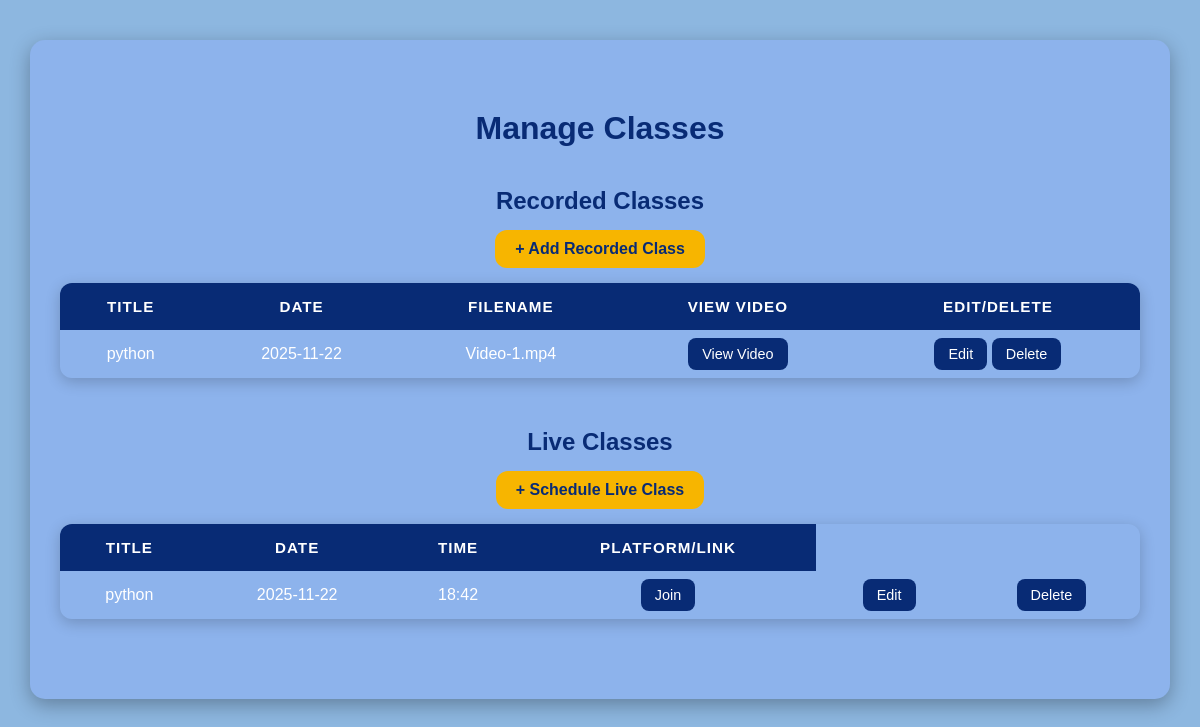
Page /manage_class (signed in) on the committed database.
### models.py (models this page shows, shortened)
class Recorded_class(db.Model):
    __tablename__ = 'Recorded_class'
    id = db.Column(db.Integer, primary_key=True)
    teacher_id = db.Column(db.Integer, db.ForeignKey('Teacher.id', name="fk_record_teacher"), nullable=False)
    course_id = db.Column(db.Integer, db.ForeignKey('Course.id', name="fk_record_subject"), nullable=False)
    title = db.Column(db.String(200), nullable=False)
    date = db.Column(db.Date, nullable=False)
    filename = db.Column(db.String(300), nullable=False)
    teacher = db.relationship('Teacher', backref=db.backref('recorded_classes', lazy='dynamic'))
    course = db.relationship('Course', backref=db.backref('recorded_classes', lazy='dynamic'))

class Live_class(db.Model):
    __tablename__ = 'Live_class'
    id = db.Column(db.Integer, primary_key=True)
    teacher_id = db.Column(db.Integer, db.ForeignKey('Teacher.id', name="fk_live_teacher"), nullable=False)
    course_id = db.Column(db.Integer, db.ForeignKey('Course.id', name="fk_live_subject"), nullable=False)
    title = db.Column(db.String(200), nullable=False)
    date = db.Column(db.Date, nullable=False)
    time = db.Column(db.Time, nullable=False)
    platform = db.Column(db.String(100), nullable=True)
    link = db.Column(db.String(300), nullable=False)
    teacher = db.relationship('Teacher', backref=db.backref('live_classes', lazy='dynamic'))
    course = db.relationship('Course', backref=db.backref('live_classes', lazy='dynamic'))

### app.py (the view)
@app.route('/manage_class')
def manage_class():
    recorded_classes = Recorded_class.query.filter_by(teacher_id=session['teacher_id']).all()
    live_classes = Live_class.query.filter_by(teacher_id=session['teacher_id']).all()
    return render_template('manage_class.html',
                           recorded_classes=recorded_classes,
                           live_classes=live_classes)

### templates/manage_class.html (shortened to what this page needs)
<!DOCTYPE html>
<html>
<head>
</head>
<body>
    <div class="class-container">
        <h2>Manage Classes</h2>
        <div class="class-section">
        <center>
            <h3>Recorded Classes</h3>
            <a href={{ url_for('upload_recorded_class') }} class="add-class">+ Add Recorded Class</a>
        </center>
        <table>
            <tr>
                <th>Title</th>
                <th>Date</th>
                <th>Filename</th>
                <th>View Video</th>
                <th>Edit/delete</th>
            </tr>
            {% for cls in recorded_classes %}
                <td>{{ cls.title }}</td>
                <td>{{ cls.date }}</td>
                <td>{{ cls.filename }}</td>
                <td>
                <a href={{ url_for('static', filename='uploads/videos/' + cls.filename) }}
                class="btn" target="_blank">
                View Video
                </a>
            </td>
            <td>
                <a href={{ url_for('edit_recorded_class', id=cls.id) }} class="btn">Edit</a>
                <a href={{ url_for('delete_recorded_class', id=cls.id) }} class="btn">Delete</a>
            </td>
            {% endfor %}
        </table>
        </div>
        <div class="class-section">
            <center><h3>Live Classes</h3>
            <a href="{{ url_for('upload_live_class') }}" class="add-class">+ Schedule Live Class</a></center>
            <table>
                <tr>
                    <th>Title</th>
                    <th>Date</th>
                    <th>Time</th>
                    <th>Platform/Link</th>
                </tr>
                {% for cls in live_classes %}
                <tr>
                    <td>{{ cls.title }}</td>
                    <td>{{ cls.date }}</td>
                    <td>{{ cls.time.strftime("%H:%M") }}</td>
                    <td><a href={{ cls.link }} class="btn" target="_blank">Join</a></td>
                    <td><a href={{ url_for('edit_live_class', id=cls.id) }} class="btn">Edit</a></td>
                    <td><a href={{ url_for('delete_live_class', id=cls.id) }} class="btn">Delete</a></td>
                </tr>
                {% endfor %}
            </table>
        </div>
    </div>
</body>
</html>

### templates/manage_class.html (style rules this page uses)
:root { --primary: #082b75; --secondary: #8db7e0; --accent: #f7b500; --accent-hover: #ffcc33; --text-light: #ffffff; --text-secondary: #d1d1d1; --background: #8db7e0ff; }
body { background-color: var(--background); color: var(--text-light); font-family: 'Poppins', sans-serif; margin: 0; padding: 0; }
h2 { width: 100%; text-align: center; color: var(--primary); margin: 40px 0; font-size: 32px; }
.class-container { margin: 40px auto; width: 90%; max-width: 1100px; background-color:#8db3ecff ; padding: 30px; border-radius: 15px; box-shadow: 0 6px 20px rgba(0, 0, 0, 0.3); }
.class-section { margin-bottom: 50px; }
.class-section h3 { width: 100%; text-align: center; color: var(--primary); margin-bottom: 15px; font-size: 24px; }
.add-class { display: inline-block; margin-bottom: 15px; background-color: var(--accent); color: var(--primary); padding: 10px 20px; border-radius: 12px; text-decoration: none; font-weight: bold; transition: 0.3s; }
table { width: 100%; border-collapse: collapse; border-radius: 12px; overflow: hidden; color: var(--text-light); box-shadow: 0 4px 15px rgba(0, 0, 0, 0.2); }
th, td { padding: 15px; text-align: center; color: var(--text-light); }
th { background-color: var(--primary); text-transform: uppercase; letter-spacing: 1px; font-size: 0.95rem; }
.btn { background-color: var(--primary); color: var(--text-light); padding: 8px 14px; text-decoration: none; border-radius: 8px; font-size: 0.9rem; transition: 0.3s ease; }

### rows in the picture
Recorded_class: title "python", date "2025-11-22", filename "Video-1.mp4"
Live_class: title "python", date "2025-11-22", time "18:42"
